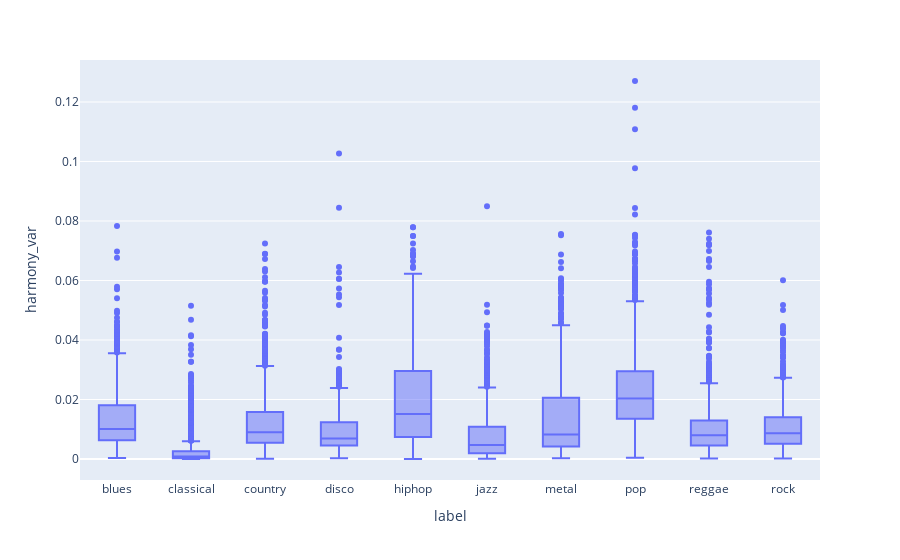

Notebook code cell kept with this figure:
### Code cell
fig = px.box(df, x='label', y='harmony_var')
fig.show()

### Figure 1 — Plotly figure (JSON) as saved in the notebook; plotly's stock layout.template omitted (floating-point values rounded to 4 significant figures; data arrays with more than 128 entries replaced by an {"elided": "..."} marker saying what was removed)
{"data": [{"alignmentgroup": "True", "hovertemplate": "label=%{x}<br>harmony_var=%{y}<extra></extra>", "legendgroup": "", "marker": {"color": "#636efa"}, "name": "", "notched": false, "offsetgroup": "", "orientation": "v", "showlegend": false, "type": "box", "x": {"elided": "9990 str values"}, "x0": " ", "xaxis": "x", "y": {"elided": "9990 float values"}, "y0": " ", "yaxis": "y"}], "layout": {"boxmode": "group", "legend": {"tracegroupgap": 0}, "margin": {"t": 60}, "xaxis": {"anchor": "y", "domain": [0.0, 1.0], "title": {"text": "label"}}, "yaxis": {"anchor": "x", "domain": [0.0, 1.0], "title": {"text": "harmony_var"}}}}
